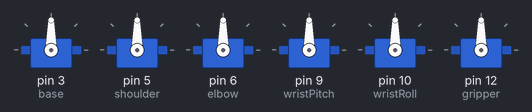
The sketch below on a simulated Arduino Uno, built with avr-gcc and run on an emulated ATmega328P. On the bench: 6 × servo.

Above: at 0.1 s.
At 6.1 s:
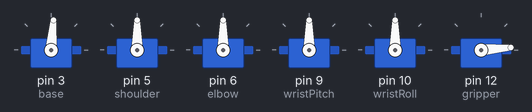
At 8.6 s:
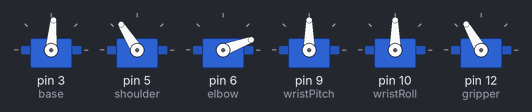
At 12.0 s:
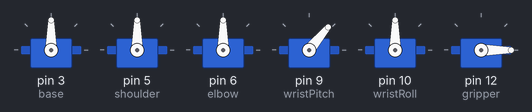
At 19.1 s:
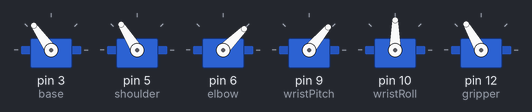
At 30.1 s:
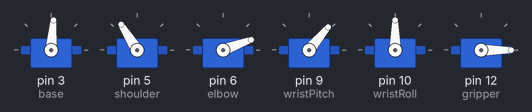
Timing chart, 0 to 40.0 s (numbered marks = the images above):
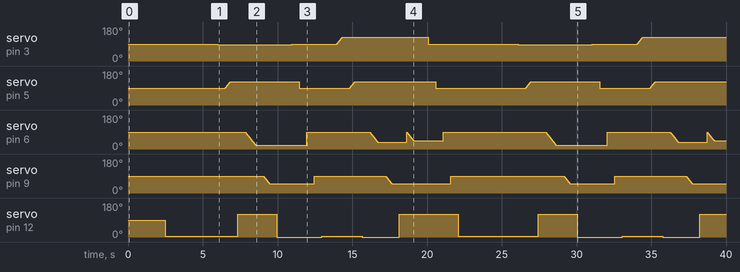

The sketch:

6dof_pickandplace.ino
```cpp
#include <Servo.h>

Servo base, shoulder, elbow, wristPitch, wristRoll, gripper;

void setup() {
  base.attach(3);
  shoulder.attach(5);
  elbow.attach(6);
  wristPitch.attach(9);
  wristRoll.attach(10);
  gripper.attach(12);


//home position
  home();
}

void loop() {
  home();
  //move to position 1
  base.write(85);
  delay(500);
  for(int i = 90; i <= 122; i++){
    shoulder.write(i);
    delay(10);
  }
  delay(500);
  gripper.write(120);
  delay(500);
  for(int i = 90; i >= 20; i--){
    elbow.write(i);
    delay(10);
  }
  delay(500);
  for(int i = 90; i >= 50; i--){
    wristPitch.write(i);
    delay(10);
  }
  delay(500);
  gripper.write(0);
  delay(500);

  home();

  delay(500);
  //move to position 2
  for(int i = 90; i<=125; i++){
    base.write(i);
    delay(10);
  }
  delay(500);
  for(int i = 90; i <= 122 ; i++){
    shoulder.write(i);
    delay(10);
  }
  delay(500);
  gripper.write(0);
  delay(500);
  for(int i = 90; i >= 35; i--){
    elbow.write(i);
    delay(10);
  }
  delay(500);
  for(int i = 90; i >= 50; i--){
    wristPitch.write(i);
    delay(10);
  }
  delay(500);
  gripper.write(120);
  delay(500);

  for(int i = 90; i >= 45; i--){
    elbow.write(i);
    delay(10);
  }
  delay(500);
  home();
  delay(500);
}

void home(void){
  delay(500);
  base.write(90);
  delay(500);
  shoulder.write(90);
  delay(500);
  elbow.write(90);
  delay(500);
  wristPitch.write(90);
  delay(500);
  gripper.write(5);
  delay(500);
}
```

Measured:
- by itself, servo on pin 12 (gripper): 90° → 5° at 2.5 s, → 120° 4.8 s later, → 0° 2.6 s later, → 5° 3.0 s later, … (12 changes in this stretch)
